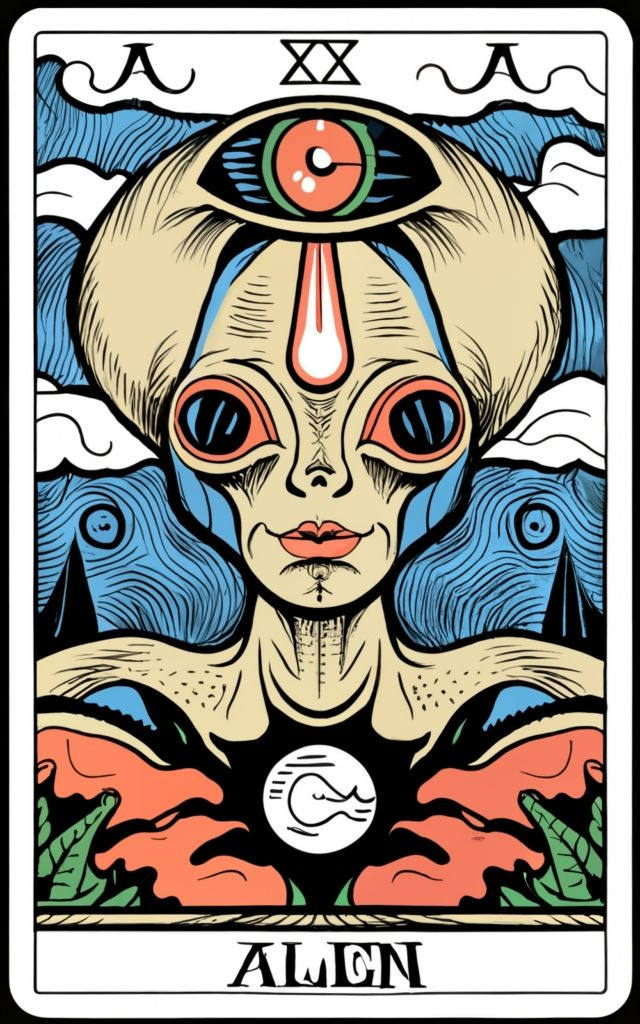
%> input picture Tarea 1/G11.jpg, 640 x 1024 px
$ octave G11.m   (GNU Octave 9; MATLAB toolbox functions it lacks are replaced by stand-ins)
%> lines starting %> are read from the running program, lines starting %| are printed output that depends on the picture
%% PRACTICA 1 PARTE OBLIGATORIA
% Álvaro San Román Cardenas
% Daniel Pérez Gómez
%% 1.1
clear all; close all ; clc ;
 imagen_original = imread ('G11.jpg');
%> imagen_original is the input picture: size 1024x640x3 uint8; mean R, G, B 148.4, 144.8, 137
% 1.1.1 escalamos la imagen a 640x480
 imagen = imresize(imagen_original, [640, 400]);
 parte_verde = imagen(:,:,2);
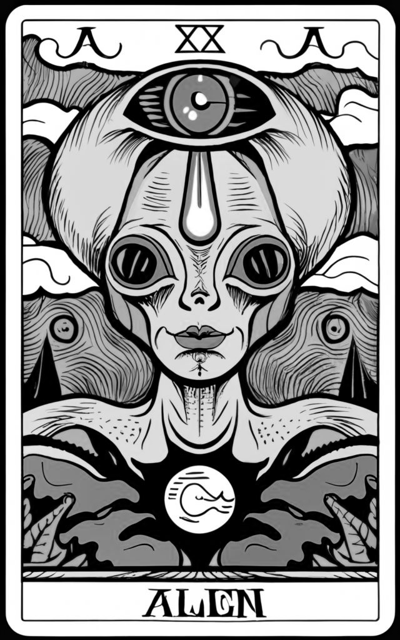
%> parte_verde: size 640x400 uint8; min 0, max 255, mean 144.8

% 1.2 Rango original dinámico
 max_verde = double(max (parte_verde(:)));
%> max_verde = 255
 min_verde = double(min (parte_verde(:)));
%> min_verde = 0
 DR_ORIGINAL = max_verde - min_verde;
%> DR_ORIGINAL = 255


% 2.transformación punto a punto
 % reducimos rango dinámico
 f_reduc = 0.5;
 min_nuevo = min_verde + (DR_ORIGINAL *(1 - f_reduc))/2;
%> min_nuevo = 63.75
 max_nuevo = max_verde - (DR_ORIGINAL *(1 - f_reduc))/2;
%> max_nuevo = 191.2

 % transiciones
 inicio1 = 0;
 pendiente1 = 0;
 fin1 = min_nuevo;
%> fin1 = 63.75

 inicio2 = min_nuevo;
%> inicio2 = 63.75
 pendiente2 = 1;
 fin2 = max_nuevo;
%> fin2 = 191.2

 inicio3 = max_nuevo;
%> inicio3 = 191.2
 pendiente3 = 0;
 fin3 = 256;

 x = 0:255;
 m_trans = zeros(size(x));

 m_trans (x >= inicio1 & x < fin1) = pendiente1 * (x(x>=inicio1 & x < fin1)) + min_nuevo;
 m_trans (x >= inicio2 & x < fin2) = pendiente2 * (x(x>=inicio2 & x < fin2));
 m_trans (x >= inicio3 & x < fin3) = pendiente3 * (x(x>=inicio3 & x < fin3)) + max_nuevo;

% 2.1 Graficar el mapa de transición
 figure;
 plot(x, m_trans);
 xlabel('Componente Verde Original');
 ylabel('Componente Verde Transformada');
 title('Mapa de Transición');
 xlim([0, 255]);
 ylim([0, 255]);
%> figure, not shown here; curve peaks at x = 192, y = 191.2

% Aplicamos transformación punto a punto.
 imagen_verde_transformada = double(parte_verde);
 imagen_verde_transformada = (imagen_verde_transformada - min_verde) * (max_nuevo - min_nuevo) / (max_verde - min_verde) + min_nuevo;
 imagen_verde_transformada = uint8 (imagen_verde_transformada);
%> imagen_verde_transformada: size 640x400 uint8

%Vemos transformación punto a punto
 figure;
 subplot(1,2,1);
 imshow(parte_verde);
 title('Parte verde Original');
 subplot(1,2,2);
 imshow(imagen_verde_transformada);
 title('Imagen Transformada');

%2.2 Reemplazar la componente verde original por la componente verde transformada
 imagen_truecolor_transformada = imagen;
 imagen_truecolor_transformada(:,:,2) =imagen_verde_transformada;

% Ecualizar el histograma de la nueva componente verde
 parte_verde_ecualizada = histeq(imagen_verde_transformada);

% Reemplazar la componente verde transformada por la componente verde ecualizada
 imagen_ecualizada = imagen;
 imagen_ecualizada(:,:,2) = parte_verde_ecualizada;
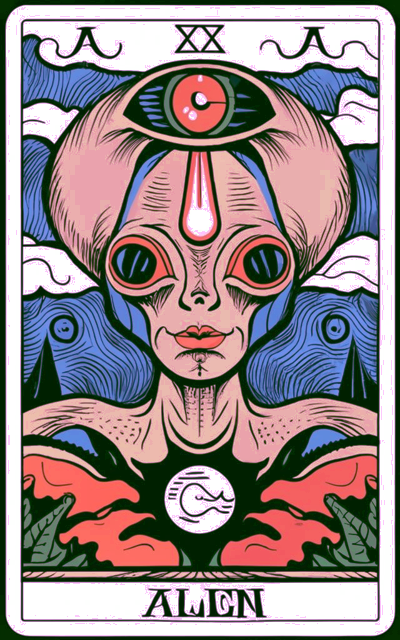
%> imagen_ecualizada: size 640x400x3 uint8; mean R, G, B 148.4, 134.8, 137.1

% Mostrar la imagen original, la imagen true color transformada y la imagen true color ecualizada
  figure;
  subplot(1,3,1);
  imshow(imagen);
  title('Imagen Original');
  subplot(1,3,2);
  imshow(imagen_truecolor_transformada);
  title('Imagen Transformada');
  subplot(1,3,3);
  imshow(imagen_ecualizada);
  title('Imagen Ecualizada');

% Obtener y representar el mapa de transición
hist_transf = imhist(imagen_verde_transformada);
%> hist_transf = 256 values, max 53496 at index 192, min 0 at index 1, mean 1000
hist_ecualizado = imhist( parte_verde_ecualizada);
%> hist_ecualizado = 256 values, max 53496 at index 256, min 0 at index 1, mean 1000

% Obtener el mapa de transición utilizado para la ecualización

transicion_mapa = cumsum(hist_transf) / sum(hist_transf) * (numel(hist_transf)-1);
%> transicion_mapa = 256 values from 0 to 255
% Crear un vector de intensidades para el eje x del gráfico
intensidades = linspace(0, 255, numel(hist_ecualizado));
%> intensidades = 256 values from 0 to 255

% Graficar el mapa de transición
figure;
plot(intensidades, transicion_mapa, 'LineWidth', 2);
xlabel('Intensidad componente verde transformada ');
ylabel('Intensidad componente verde ecualizada');
title('Mapa de transición para la ecualización');
grid on;
xlim([0, 255]);
ylim([0, 255]);
%> figure, not shown here; curve peaks at x = 191, y = 255

%% II
close all; clear all; clc;

imagen_original = imread('G11.jpg');
imagen = imresize(imagen_original, [640, 480]);
%> imagen: size 640x480x3 uint8
Imagen_gris = rgb2gray(imagen);

%Representación tridimensional
 figure;
 subplot(1,2,1);
 imshow(imagen);
 title('Imagen Original');

 subplot(1,2,2);
 imshow(Imagen_gris);
 title('Imagen escala grises');

% Aplicar un filtro de gradiente para enfatizar los bordes verticales
filtro_gradiente = [-1 -2 -1; 0 0 0; 1 2 1]; % Definir filtro de gradiente vertical
imagen_gradiente = imfilter(double(Imagen_gris), filtro_gradiente');

figure;

% Representación tridimensional de la imagen de gradiente
subplot(2,2,1);
mesh(double(Imagen_gris(:,size(Imagen_gris,2):-1:1))), colormap gray;
title('Relieve topográfico de la imagen');
xlabel('Columnas');
ylabel('Filas');
zlabel('Nivel intensidad');

% Representación tridimensional del gradiente.
subplot(2,2,2);
mesh(double(imagen_gradiente(:,size(imagen_gradiente,2):-1:1))), colormap gray;
title('Relieve topográfico del gradiente');
xlabel('Columnas');
ylabel('Filas');
zlabel('Gradiente');

% Mostrar la imagen original y la imagen de gradiente
subplot(2,2,[3,4]);
imshowpair(Imagen_gris, uint8(abs(imagen_gradiente)), 'montage');
title('Imagen original y su gradiente');
xlabel('Imagen original');
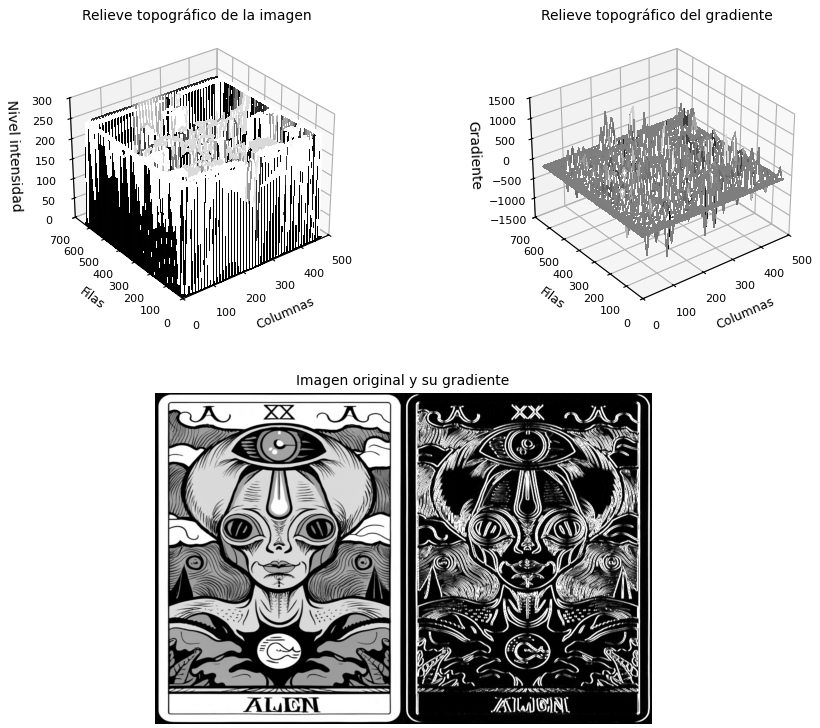
%> figure redrawn from the program's plot data, 3 panels

%% PARTE CREATIVA
% I. Añadir ruido de sal y pimienta a la imagen.
clear all; close all ; clc ;
imagen_original = imread ('G11.jpg');
imagen = imresize(imagen_original, [640, 400]);

density_values = [0.01, 0.05, 0.1, 0.2, 0.3]; % Densidades de ruido de tipo sal y pimienta que añadimos a la imagen

figure('Name', 'Ruido Sal y Pimienta');
for j = 1:length(density_values)
    I_saltpepper = imnoise(imagen, 'salt & pepper', density_values(j));
    subplot(1, length(density_values), j);
    imshow(I_saltpepper);
    title(['Densidad: ', num2str(density_values(j))]);
end
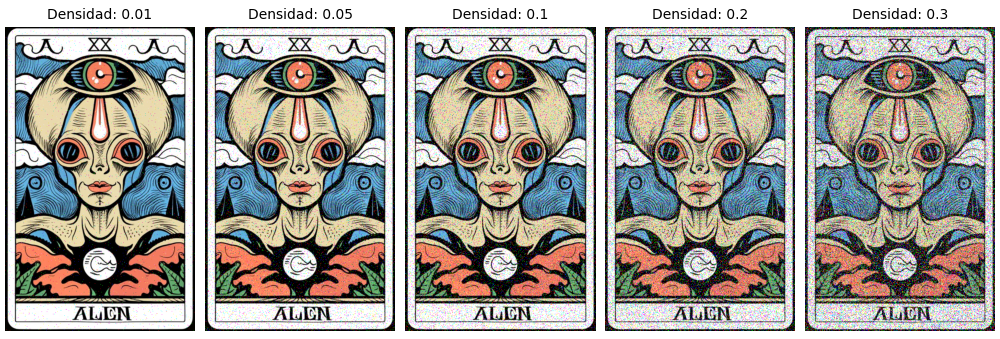
%> figure redrawn from the program's plot data, 5 panels

% II. Comparar filtros para eiliminar el ruido de sal y pimienta.
grises= rgb2gray(imagen);
ruido1 = imnoise(imagen, 'salt & pepper', 0.1);
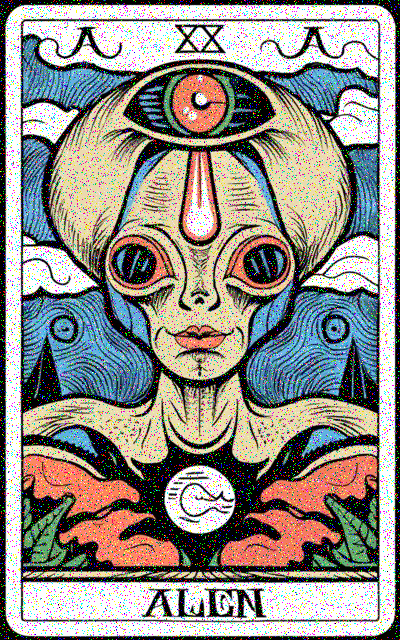
%> ruido1: size 640x400x3 uint8; mean R, G, B 146.3, 142.9, 136.1

ruido2 = rgb2gray(imnoise(imagen, 'salt & pepper', 0.1));
H1 = fspecial('average',3);
H2 = fspecial('average',5);

ifiltro1 = imfilter(ruido1,H1,'replicate');
ifiltro2 = imfilter(ruido1,H2,'replicate');
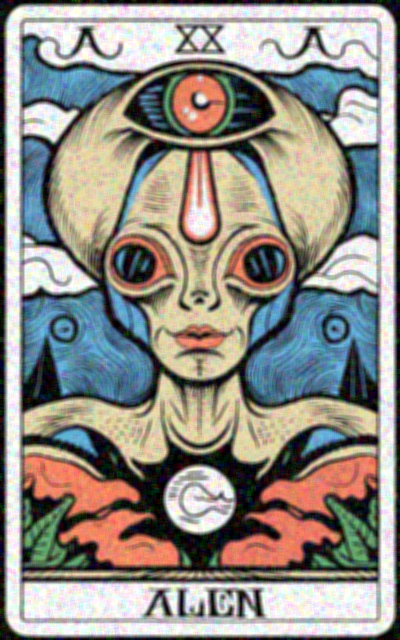
%> ifiltro2: size 640x400x3 uint8; mean R, G, B 146.3, 142.9, 136.1; mean of the top-left, top-right, bottom-left and bottom-right quarters 150.2, 152.5, 132.6, 131.8
ifiltro3 = medfilt2(ruido2);
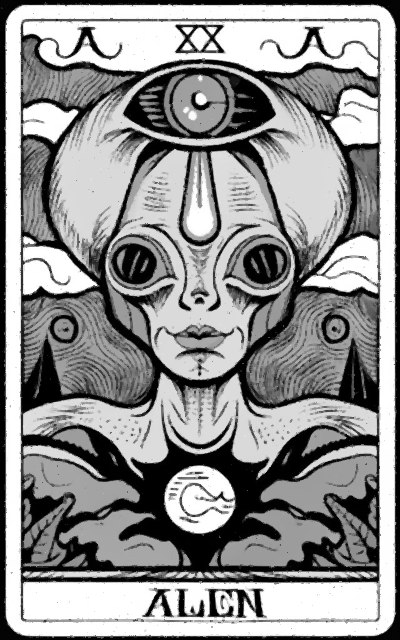
%> ifiltro3: size 640x400 uint8; min 0, max 255, mean 146.4

% con máscara de 3x3
figure;
subplot(1,3,1); imshow(imagen); title('imagen original');
subplot(1,3,2); imshow(ruido1); title('imagen con ruido ');
subplot(1,3,3); imshow(ifiltro1); title('imagen con filtro 3x3 ');
% con máscara de 5x5
figure;
subplot(1,3,1); imshow(imagen); title('imagen original');
subplot(1,3,2); imshow(ruido1); title('imagen con ruido ');
subplot(1,3,3); imshow(ifiltro2); title('imagen con filtro 5x5 ');

figure;
subplot(1,3,1); imshow(grises); title('imagen original en escala de grises');
subplot(1,3,2); imshow(ruido2); title('imagen con ruido ');
subplot(1,3,3); imshow(ifiltro3); title('imagen con filtro ');
